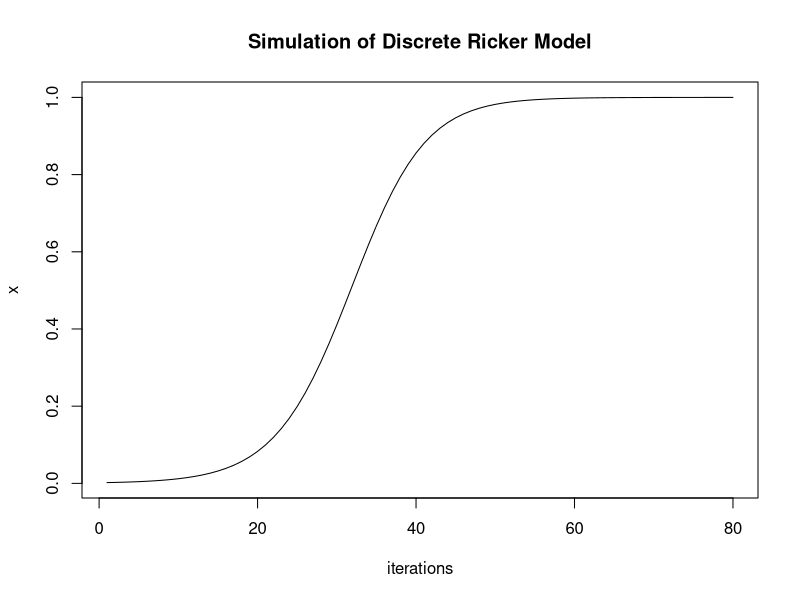

Generate this figure with R:
# alterable parameters
x0 = 0.002
r = 0.2
num_iterations = 80

x = numeric(num_iterations)
x[1] = x0

for(i in 2:num_iterations) {
  x[i] = x[i-1] * exp(r * (1 - x[i-1]))
}

iterations = seq(from = 1, to = num_iterations, by = 1)
plot(iterations, x, main = "Simulation of Discrete Ricker Model", type = "l")